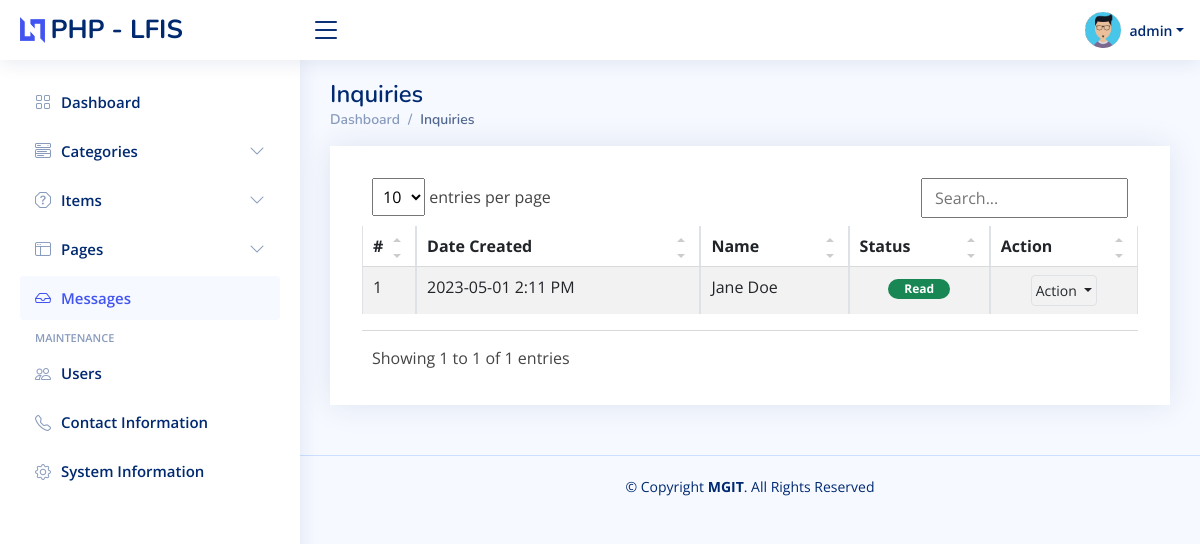
The page /admin?page=inquiries (signed in) on the database its author committed.
### tables this page shows
CREATE TABLE `inquiry_list` (
  `id` bigint(30) NOT NULL,
  `fullname` text NOT NULL,
  `contact` text NOT NULL,
  `email` text NOT NULL,
  `message` text NOT NULL,
  `status` tinyint(1) NOT NULL DEFAULT 0,
  `created_at` datetime NOT NULL DEFAULT current_timestamp(),
  `updated_at` datetime DEFAULT NULL ON UPDATE current_timestamp()
);

### admin/inquiries/index.php (the view, shortened to what this page needs)
<div class="card card-outline rounded-0 card-navy">
	<div class="card-body pt-4">
        <div class="container-fluid">
			<div class="table-responsive">
				<table class="table table-sm table-hover table-striped table-bordered" id="list">
					<thead>
						<tr>
							<th>#</th>
							<th>Date Created</th>
							<th>Name</th>
							<th>Status</th>
							<th>Action</th>
						</tr>
					</thead>
					<tbody>
						<?php
						$i = 1;
						$qry = $conn->query("SELECT * from `inquiry_list` order by `status` asc, abs(unix_timestamp(`created_at`))  desc");
						while($row = $qry->fetch_assoc()):
						?>
							<tr>
								<td class="align-items-center text-center"><?php echo $i++; ?></td>
								<td class="align-items-center"><?php echo date("Y-m-d g:i A",strtotime($row['created_at'])) ?></td>
								<td class="align-items-center"><?= $row['fullname'] ?></td>
								<td class="align-items-center text-center">
									<?php if($row['status'] == 1): ?>
										<span class="badge bg-success px-3 rounded-pill">Read</span>
									<?php else: ?>
										<span class="badge bg-secondary px-3 rounded-pill">Unread</span>
									<?php endif; ?>
								</td>
								<td class="align-items-center" align="center">
									<div class="dropdown">
										<button type="button" class="btn btn-flat p-1 btn-default btn-sm border dropdown-toggle dropdown-icon" data-bs-toggle="dropdown">
												Action
										</button>
									</div>
								</td>
							</tr>
						<?php endwhile; ?>
					</tbody>
				</table>
			</div>
		</div>
	</div>
</div>

### assets/css/style.css (style rules this page uses)
:root { scroll-behavior: smooth; }
body { font-family: "Open Sans", sans-serif; background: #f6f9ff; color: #444444; }
.card { margin-bottom: 30px; border: none; border-radius: 5px; box-shadow: 0px 0 30px rgba(1, 41, 112, 0.1); }
.card-body { padding: 0 20px 20px 20px; }

### assets/css/custom.css (style rules this page uses)
.table-responsive { overflow-x: unset; }

### rows shown on the page
inquiry_list: created_at "2023-05-01 2:11 PM", fullname "Jane Doe", status "Read"

### other values the page prints
$_settings->info('short_name') "PHP - LFIS"
$_settings->userdata('username') "admin"
str_replace(['_', '/'], ' ', ($pageSplit[1] ?? $page)) "Inquiries"
